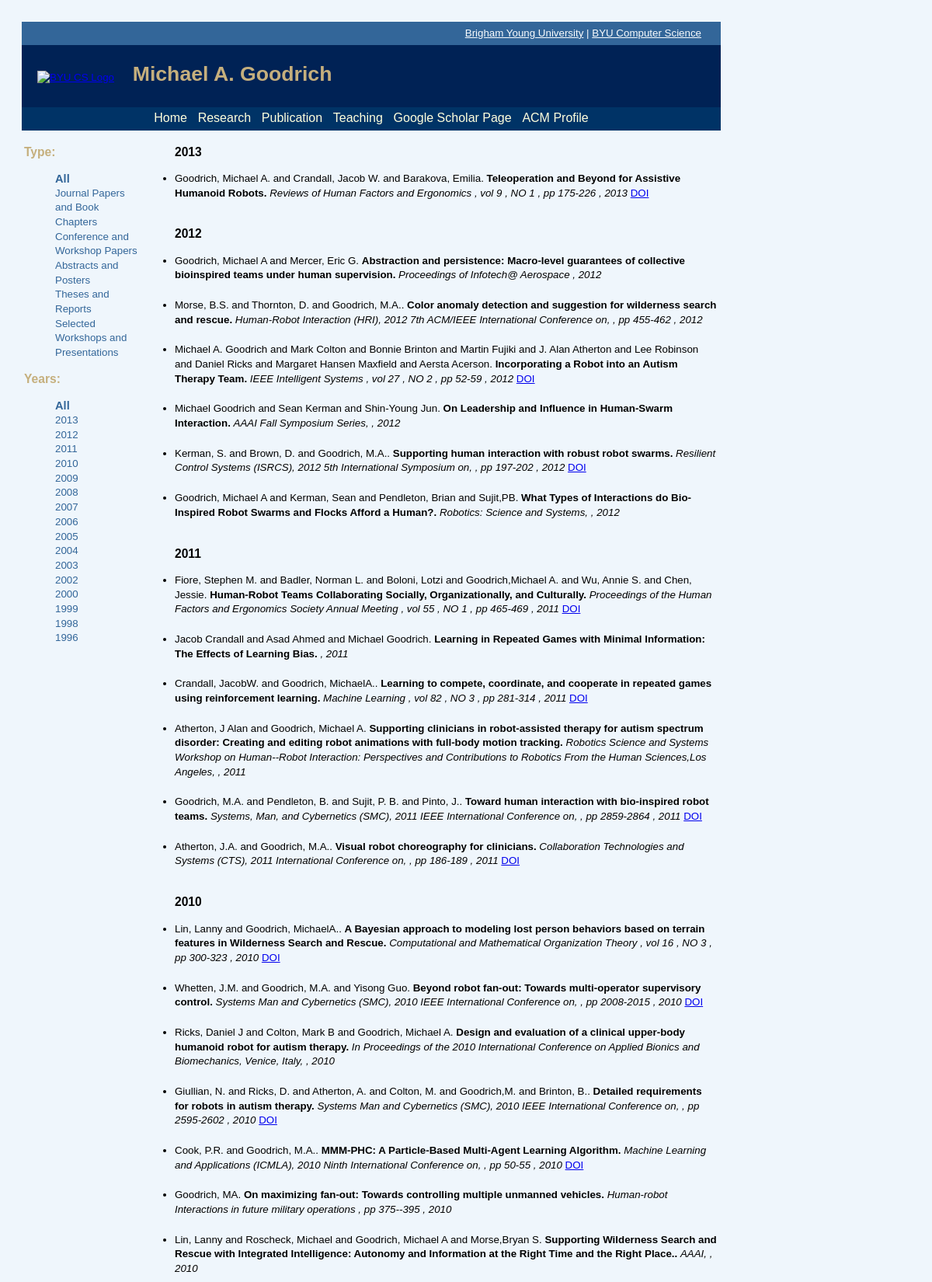
Screenshot of /papers/ (upper part) with the database file from the repository.
### pubApp/models.py (models this page shows)
class Paper(models.Model):
    id = models.CharField(max_length=256, primary_key=True, unique=True)
    type = models.CharField(max_length=32)
    title = models.CharField(max_length=256)
    authors = models.CharField(max_length=256)
    year = models.PositiveIntegerField(max_length=4)
    journal = models.CharField(max_length=256, blank=True)
    book_title = models.CharField(max_length=256, blank=True)
    publisher = models.CharField(max_length=256, blank=True)
    institution = models.CharField(max_length=256, blank=True)
    volume = models.CharField(max_length=128, blank=True, null=True)
    number = models.CharField(max_length=128, blank=True, null=True)
    pages = models.CharField(max_length=32, blank=True)
    url = models.URLField(blank=True)
    doi = models.CharField(max_length=128, blank=True)
    isbn = models.CharField(max_length=32, blank=True)

### pubApp/views.py (the view)
# urls.py: url(r'^papers/$', 'pubApp.views.all'),
def all(request):
    bio = Bio.objects.all()[0]
    pubMgr = PubManager()
    pub_years = pubMgr.getPubList()
    year_list = pubMgr.getYearList()
    return render_to_response('all.html', {
        'pub_years': pub_years,
        'year_list' : year_list,
        'page_width': 900,
        'bio': bio,
        'year_idx' : str(pubMgr.getYearIndex()),
        'type_idx' : pubMgr.getTypeIndex(),
    })

### pubApp/pubmanager.py (called while the page is built)
    def getYearList(self):
        years = []
        publications = Paper.objects.all();
        for p in publications:
            if not (str(p.year) in years):
                years.append(str(p.year))
        years.sort(reverse=True)
        return years

    def getPubList(self):
        papers = []
        if self.type == "all" and self.year =="all":
            papers = Paper.objects.all().order_by('-year','title')
        elif self.type == "all":
            papers = Paper.objects.filter(year=self.year).order_by('-year','title')
        elif self.year == "all":
            papers = Paper.objects.filter(type=self.type).order_by('-year','title')
        else:
            papers = Paper.objects.filter(type=self.type).filter(year=self.year).order_by('-year','title')
        self.typeIdx = self.getTypeIndex()
        pub_years = []
        for p in papers:
            ys = [y for y in pub_years if p.year==y[0]]
            if len(ys) == 0:
                pub_years.append((p.year, []))
        for p in papers:
            year = next(y for y in pub_years if p.year==y[0])
            year[1].append(p)
        return pub_years

    def getTypeIndex(self):
        if self.type == self.type_article:
            return 1
        if self.type == self.type_proceeding:
            return 2
        return 0

    def getYearIndex(self):
        if self.year == self.year_all:
            return 0
        return int(self.year)

### pubApp/templates/all.html (shortened to what this page needs)
{% extends "base.html" %}
{% block content %}
	<table width="{{page_width}}">
        <tr>
            <td width="250" valign="top">
	         	{% include "searchbar.html" %}
            </td>
            <td width="650" valgin="top">
                 {% include "publist.html" %}
            </td>
         </tr>
    </table>
{% endblock %}

### pubApp/templates/base.html (shortened to what this page needs)
<!DOCTYPE html PUBLIC "-//W3C//DTD XHTML 1.1//EN"
                      "http://www.w3.org/TR/xhtml11/DTD/xhtml11.dtd">
<html xmlns="http://www.w3.org/1999/xhtml">
	<head>
		<link rel="stylesheet" href="/static/css/style.css" %" type="text/css"/>
	</head>
	<body>
	    <div id="container">
	        {% include "header.html" %}
	        {% block content %}
			{% endblock %}
         </div>
	</body>
</html>

### pubApp/templates/header.html
<div id="header">
	<table border="0" width="{{page_width}}" cellspacing="0" cellpadding="0">
        <tr>
            <td bgcolor="#336699" height="30" class="utitle">
               <div class="utitle_blk">
	                <a class="utitle_text" href="http://www.byu.edu">Brigham Young University</a>
	                <a class="utitle_text"> | </a>
			      	<a class="utitle_text" href="http://www.cs.byu.edu">BYU Computer Science</a>
		      	</div>
            </td>
        </tr>
        <tr>
            <td bgcolor="#002255" height="80" class="mtitle">
                <a href="http://cs.byu.edu/" class="byu_logo"><img src="https://cs.byu.edu/sites/all/themes/apolleux/img/logo.png" alt="BYU CS Logo" /></a>
                <span class="mtitle_text">Michael A. Goodrich</span>
            </td>
        </tr>
        <tr>
            <td bgcolor="#003366" height="30" class="navtitle">
		         <div id="navcontainer">
				    <ul>
					    <li id="nav-home"><a href="/" rel="self">Home</a></li>
					    <li id="nav-research"><a href="{{bio.wiki}}" rel="external">Research</a></li>
					    <li id="nav-publication"><a href="/papers" rel="self">Publication</a></li>
					    <li id="nav-teaching"><a href="/teaching" rel="self">Teaching</a></li>
					    <li id="nav-google"><a href="{{bio.google_scholar}}" rel="self">Google Scholar Page</a></li>
					    <li id="nav-acm"><a href="{{bio.acm}}" rel="external">ACM Profile</a></li>
				     </ul>
				</div>
            </td>
        </tr>
    </table>
</div><! --End header -->

### pubApp/templates/searchbar.html (shortened to what this page needs)
<div id="search_bar">
	<h3> Type: </h3>
	<ul>
	    <li {% if type_idx == 0 %}id="current"{% endif %}>
	        <a >All</a>
	    </li>
	    <li {% if type_idx == 1 %}id="current"{% endif %}>
	        <a {% if type_idx != 1 %}
	            href="/papers/search/?type=journal&year={%if year_idx == "0" %}all{% else %}{{ year_idx }}{% endif %}"
	        {% endif %}>Journal Papers and Book Chapters</a>
	    </li>
	    <li {% if type_idx == 2 %}id="current"{% endif %}>
		    <a {% if type_idx != 2 %}
		            href="/papers/search/?type=conference&year={%if year_idx == "0" %}all{% else %}{{ year_idx }}{% endif %}"
		        {% endif %}>Conference and Workshop Papers</a>
	    </li>
	    <li>Abstracts and Posters</li>
	    <li>Theses and Reports</li>
	    <li>Selected Workshops and Presentations</li>
	</ul>
	<h3> Years: </h3>
	<ul>
	    <li {% if year_idx == "0" %}id="current"{% endif %}>
	        <a
	        >All</a>
	    </li>
		{% for year in year_list %}
			<li {% if year_idx == year %}id="current"{% endif %}>
			    <a {% if year_idx != year %}
		               href="/papers/search/?year={{ year }}&type={% if type_idx == 0 %}all{% elif type_idx == 1 %}journal{% elif type_idx == 2 %}conference{% endif %}"
		           {% endif %}
			    >{{year}}</a>
			</li>
		{% endfor %}
	</ul>
</div>

### pubApp/templates/publist.html
<div id="pub_list">
	<ul>
		{% for pub_year in pub_years %}
		    <h3>
		    {{ pub_year.0 }}
		    </h3>
			{% for publication in pub_year.1 %}
				<div{% if not forloop.last %} style="margin-bottom: 20px;"{% endif %}>
					{% include "publication.html" %}
				</div>
			{% endfor %}
			<br/>
		{% endfor %}
	</ul>
</div>

### pubApp/templates/publication.html (shortened to what this page needs)
<li class="pub_item">
<a class="pub_author">
	{{publication.authors}}.
</a>
<a class="pub_title">
	{{publication.title}}.
</a>
{% if publication.journal %}
	<a class="pub_info">
		{{publication.journal}}
		{% if publication.volume %}
		    , vol {{publication.volume}}
		{% endif %}
		{% if publication.number %}
		    , NO {{publication.number}}
		{% endif %}
		{% if publication.pages %}
		    , pp {{publication.pages}}
		{% endif %}
		{% if publication.year %}
		    ,
			{{publication.year}}
		{% endif %}
	</a>
{% else %}
	<a class="pub_info">
		{% if publication.book_title %}
			{{ publication.book_title }},
		{% endif %}
		{% if publication.pages %}
		    , pp {{publication.pages}}
		{% endif %}
		{% if publication.year %}
		    ,
			{{publication.year}}
		{% endif %}
	</a>
{% endif %}
{% if publication.doi %}
	<a class="pub_doi" rel="external" href="{{ publication.doi }}">DOI</a>
{% endif %}
</li>

### static/css/style.css (style rules this page uses)
body { font-family: Helvetica, Arial, sans-serif; font-size: 10pt; line-height: 14pt; padding: 20px; background-color:#EFF6FC }
.utitle_blk { float:right; margin-right:25px }
a.utitle_text { color: #F9FCFE; font-size: 10pt; font-weight: normal; }
a.byu_logo { margin-top: 10px; margin-left: 20px; margin-right: 20px; }
span.mtitle_text { color: #C5AF7D; font-size: 20pt; font-weight: bold; }
#navcontainer { text-align: center; }
#navcontainer ul { background: #003366; list-style-type: none; margin:0; padding:0; }
#navcontainer li { display: inline; float: center; padding: 0px 5px; }
#navcontainer a { color: #FFFFDD; font-size: 12pt; text-decoration: none; }
#pub_list ul { width: 700px; vertical-align:top; }
#pub_list li { vertical-align:top; }
a.pub_title { font-weight: bold; }
a.pub_info { font-style:italic; }
#search_bar #current { color: #114477; font-size: 110%; font-weight: bold; }
#search_bar a { color: #336699; text-decoration: none; }
#search_bar li { color: #336699; text-decoration: none; }
#search_bar ul { list-style-type: none; }
#search_bar h3 { color: #C5AF7D; }

### rows the page displays
Paper: authors "Goodrich, Michael A. and Crandall, Jacob W. and Barakova, Emilia", title "Teleoperation and Beyond for Assistive Humanoid Robots", journal "Reviews of Human Factors and Ergonomics", volume "9", number "1", pages "175-226", year "2013"
Paper: authors "Goodrich, Michael A and Mercer, Eric G", title "Abstraction and persistence: Macro-level guarantees of collective bioinspired teams under human supervision", journal "Proceedings of Infotech@ Aerospace", year "2012"
Paper: authors "Morse, B.S. and Thornton, D. and Goodrich, M.A.", title "Color anomaly detection and suggestion for wilderness search and rescue", book_title "Human-Robot Interaction (HRI), 2012 7th ACM/IEEE International Conference on", pages "455-462", year "2012"
Paper: authors "Michael A. Goodrich and Mark Colton and Bonnie Brinton and Martin Fujiki and J. Alan Atherton and Lee Robinson and Daniel Ricks and Margaret Hansen Maxfield and Aersta Acerson", title "Incorporating a Robot into an Autism Therapy Team", journal "IEEE Intelligent Systems", volume "27", number "2", pages "52-59", year "2012"
Paper: authors "Michael Goodrich and Sean Kerman and Shin-Young Jun", title "On Leadership and Influence in Human-Swarm Interaction", book_title "AAAI Fall Symposium Series", year "2012"
Paper: authors "Kerman, S. and Brown, D. and Goodrich, M.A.", title "Supporting human interaction with robust robot swarms", book_title "Resilient Control Systems (ISRCS), 2012 5th International Symposium on", pages "197-202", year "2012"
Paper: authors "Goodrich, Michael A and Kerman, Sean and Pendleton, Brian and Sujit,PB", title "What Types of Interactions do Bio-Inspired Robot Swarms and Flocks Afford a Human?", book_title "Robotics: Science and Systems", year "2012"
Paper: authors "Fiore, Stephen M. and Badler, Norman L. and Boloni, Lotzi and Goodrich,Michael A. and Wu, Annie S. and Chen, Jessie", title "Human-Robot Teams Collaborating Socially, Organizationally, and Culturally", journal "Proceedings of the Human Factors and Ergonomics Society Annual Meeting", volume "55", number "1", pages "465-469", year "2011"
Paper: authors "Jacob Crandall and Asad Ahmed and Michael Goodrich", title "Learning in Repeated Games with Minimal Information: The Effects of Learning Bias", year "2011"
Paper: authors "Crandall, JacobW. and Goodrich, MichaelA.", title "Learning to compete, coordinate, and cooperate in repeated games using reinforcement learning", journal "Machine Learning", volume "82", number "3", pages "281-314", year "2011"
Paper: authors "Atherton, J Alan and Goodrich, Michael A", title "Supporting clinicians in robot-assisted therapy for autism spectrum disorder: Creating and editing robot animations with full-body motion tracking", book_title "Robotics Science and Systems Workshop on Human--Robot Interaction: Perspectives and Contributions to Robotics From the Human Sciences,Los Angeles", year "2011"
Paper: authors "Goodrich, M.A. and Pendleton, B. and Sujit, P. B. and Pinto, J.", title "Toward human interaction with bio-inspired robot teams", book_title "Systems, Man, and Cybernetics (SMC), 2011 IEEE International Conference on", pages "2859-2864", year "2011"
Paper: authors "Atherton, J.A. and Goodrich, M.A.", title "Visual robot choreography for clinicians", book_title "Collaboration Technologies and Systems (CTS), 2011 International Conference on", pages "186-189", year "2011"
Paper: authors "Lin, Lanny and Goodrich, MichaelA.", title "A Bayesian approach to modeling lost person behaviors based on terrain features in Wilderness Search and Rescue", journal "Computational and Mathematical Organization Theory", volume "16", number "3", pages "300-323", year "2010"
Paper: authors "Whetten, J.M. and Goodrich, M.A. and Yisong Guo", title "Beyond robot fan-out: Towards multi-operator supervisory control", book_title "Systems Man and Cybernetics (SMC), 2010 IEEE International Conference on", pages "2008-2015", year "2010"
Paper: authors "Ricks, Daniel J and Colton, Mark B and Goodrich, Michael A", title "Design and evaluation of a clinical upper-body humanoid robot for autism therapy", book_title "In Proceedings of the 2010 International Conference on Applied Bionics and Biomechanics, Venice, Italy", year "2010"
Paper: authors "Giullian, N. and Ricks, D. and Atherton, A. and Colton, M. and Goodrich,M. and Brinton, B.", title "Detailed requirements for robots in autism therapy", book_title "Systems Man and Cybernetics (SMC), 2010 IEEE International Conference on", pages "2595-2602", year "2010"
Paper: authors "Cook, P.R. and Goodrich, M.A.", title "MMM-PHC: A Particle-Based Multi-Agent Learning Algorithm", book_title "Machine Learning and Applications (ICMLA), 2010 Ninth International Conference on", pages "50-55", year "2010"
Paper: authors "Goodrich, MA", title "On maximizing fan-out: Towards controlling multiple unmanned vehicles", journal "Human-robot Interactions in future military operations", pages "375--395", year "2010"
Paper: authors "Lin, Lanny and Roscheck, Michael and Goodrich, Michael A and Morse,Bryan S", title "Supporting Wilderness Search and Rescue with Integrated Intelligence: Autonomy and Information at the Right Time and the Right Place.", book_title "AAAI", year "2010"

### other values shown
{{ year }} "2013" "2012" "2011" "2010" "2009" "2008" "2007" "2006" "2005" "2004" "2003" "2002" "2000" "1999" "1998" "1996"
{{ pub_year.0 }} "2013" "2012" "2011" "2010"
